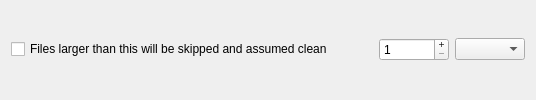
            <widget class="QFrame" name="limitFrame_1">
             <property name="minimumSize">
              <size>
               <width>0</width>
               <height>0</height>
              </size>
             </property>
             <property name="frameShape">
              <enum>QFrame::NoFrame</enum>
             </property>
             <property name="frameShadow">
              <enum>QFrame::Raised</enum>
             </property>
             <layout class="QGridLayout" name="gridLayout_16">
              <property name="topMargin">
               <number>2</number>
              </property>
              <property name="bottomMargin">
               <number>2</number>
              </property>
              <item row="0" column="0">
               <widget class="QCheckBox" name="pwfilesLargerThanThisCheckBox">
                <property name="text">
                 <string>Files larger than this will be skipped and assumed clean</string>
                </property>
               </widget>
              </item>
              <item row="0" column="1">
               <spacer name="horizontalSpacer_4">
                <property name="orientation">
                 <enum>Qt::Horizontal</enum>
                </property>
                <property name="sizeHint" stdset="0">
                 <size>
                  <width>40</width>
                  <height>20</height>
                 </size>
                </property>
               </spacer>
              </item>
              <item row="0" column="2">
               <widget class="QSpinBox" name="pwfilesLargerThanThisSpinBox">
                <property name="sizePolicy">
                 <sizepolicy hsizetype="Fixed" vsizetype="Fixed">
                  <horstretch>0</horstretch>
                  <verstretch>0</verstretch>
                 </sizepolicy>
                </property>
                <property name="minimumSize">
                 <size>
                  <width>70</width>
                  <height>0</height>
                 </size>
                </property>
                <property name="maximumSize">
                 <size>
                  <width>16777215</width>
                  <height>70</height>
                 </size>
                </property>
                <property name="buttonSymbols">
                 <enum>QAbstractSpinBox::PlusMinus</enum>
                </property>
                <property name="minimum">
                 <number>1</number>
                </property>
                <property name="maximum">
                 <number>999</number>
                </property>
               </widget>
              </item>
              <item row="0" column="3">
               <widget class="QComboBox" name="pwfilesLargerThanThisComboBox">
                <property name="sizePolicy">
                 <sizepolicy hsizetype="Fixed" vsizetype="Fixed">
                  <horstretch>0</horstretch>
                  <verstretch>0</verstretch>
                 </sizepolicy>
                </property>
                <property name="minimumSize">
                 <size>
                  <width>70</width>
                  <height>0</height>
                 </size>
                </property>
                <property name="maximumSize">
                 <size>
                  <width>70</width>
                  <height>16777215</height>
                 </size>
                </property>
                <item>
                 <property name="text">
                  <string/>
                 </property>
                </item>
                <item>
                 <property name="text">
                  <string>K</string>
                 </property>
                </item>
                <item>
                 <property name="text">
                  <string>M</string>
                 </property>
                </item>
               </widget>
              </item>
             </layout>
            </widget>
